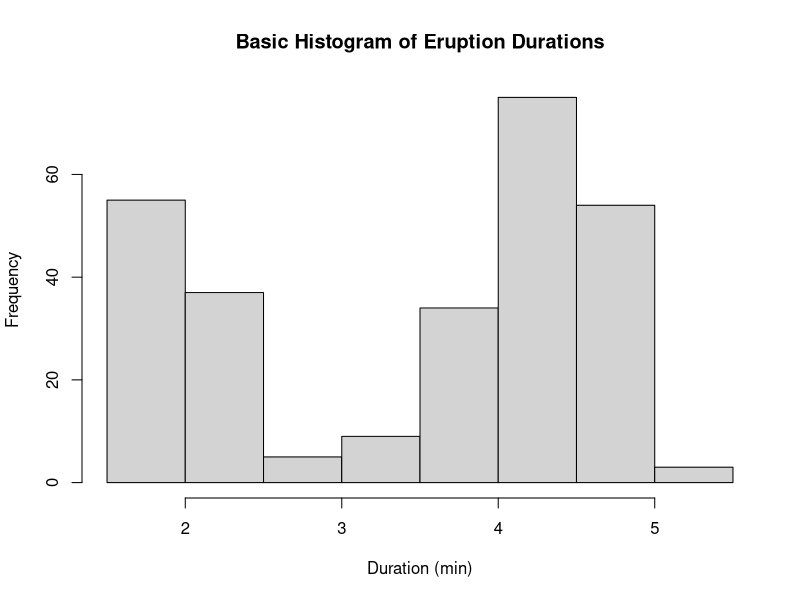
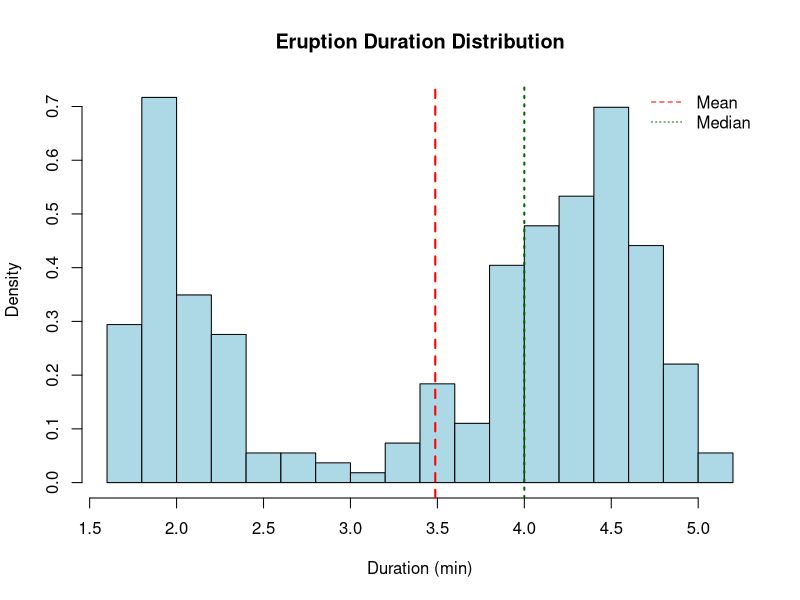
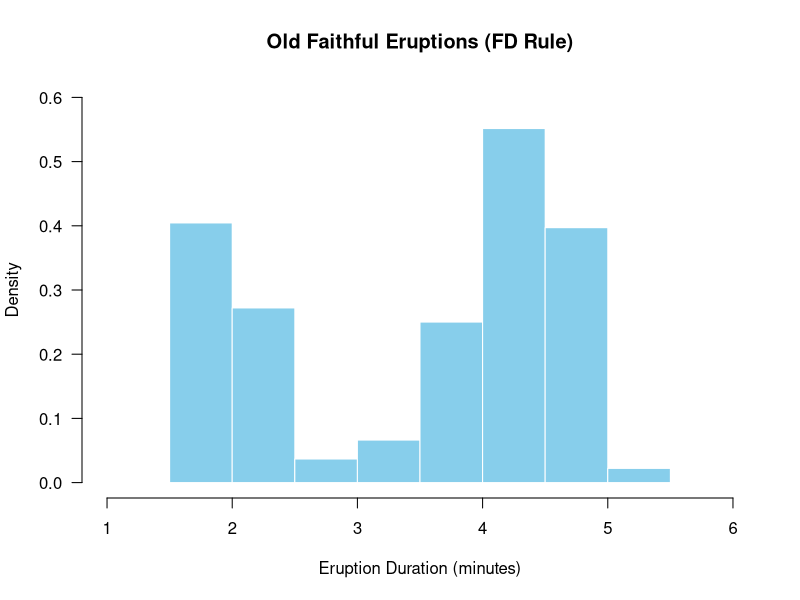
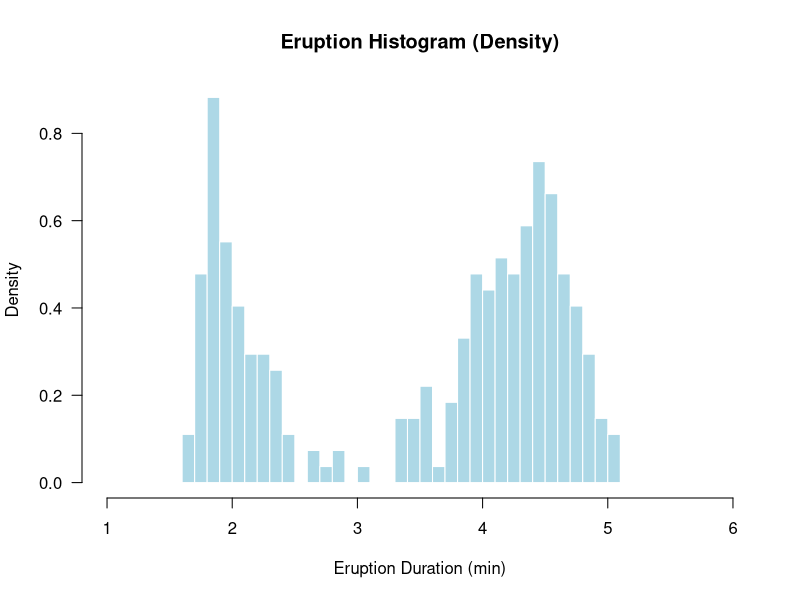
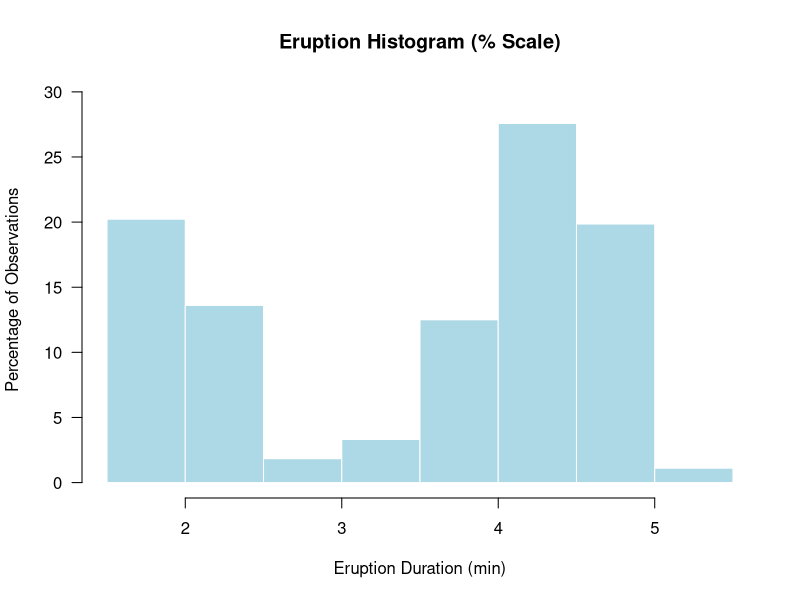

Reproduce these figures in R, in order.
# Load the 'faithful' dataset (Old Faithful geyser eruptions)
data(faithful)

# 1. Basic histogram
hist(faithful$eruptions,
     main = "Basic Histogram of Eruption Durations",
     xlab = "Duration (min)",
     col = "lightgray")

# 2. Histogram with mean and median lines
hist(faithful$eruptions,
     breaks = 20,                    # Number of bins
     probability = TRUE,            # Show density, not counts
     col = "lightblue",
     main = "Eruption Duration Distribution",
     xlab = "Duration (min)")
abline(v = mean(faithful$eruptions), col = "red", lwd = 2, lty = 2)      # Mean line
abline(v = median(faithful$eruptions), col = "darkgreen", lwd = 2, lty = 3)  # Median line
legend("topright", legend = c("Mean", "Median"),
       col = c("red", "darkgreen"), lty = c(2, 3), bty = "n")

# 3. Histogram using Freedman–Diaconis rule
hist(faithful$eruptions,
     breaks = "FD",                     # Freedman–Diaconis bin width
     col = "skyblue",
     border = "white",
     xlim = c(1, 6),
     ylim = c(0, 0.6),
     xlab = "Eruption Duration (minutes)",
     ylab = "Density",
     main = "Old Faithful Eruptions (FD Rule)",
     las = 1,
     probability = TRUE)

# 4. Histogram showing density with 40 bins
hist(faithful$eruptions,
     breaks = 40,
     freq = FALSE,                    # Show density
     xlim = c(1, 6),
     col = "lightblue",
     border = "white",
     xlab = "Eruption Duration (min)",
     main = "Eruption Histogram (Density)",
     las = 1)

# 5. Histogram with percentage on y-axis
# Step 1: Create histogram object without plotting
h <- hist(faithful$eruptions, plot = FALSE)

# Step 2: Convert counts to percentages
h$density <- h$counts * 100 / sum(h$counts)

# Step 3: Plot histogram with percentage y-axis
plot(h,
     freq = FALSE,                     # Use h$density values
     col = "lightblue",
     border = "white",
     xlab = "Eruption Duration (min)",
     ylab = "Percentage of Observations",
     main = "Eruption Histogram (% Scale)",
     las = 1,
     ylim = c(0, max(h$density) + 2))  # Extra space above tallest bar

